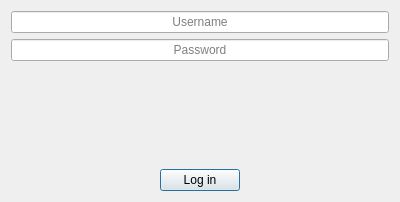
<?xml version="1.0" encoding="UTF-8"?>
<ui version="4.0">
 <class>Dialog</class>
 <widget class="QDialog" name="Dialog">
  <property name="geometry">
   <rect>
    <x>0</x>
    <y>0</y>
    <width>400</width>
    <height>202</height>
   </rect>
  </property>
  <property name="windowTitle">
   <string>Dialog</string>
  </property>
  <layout class="QVBoxLayout" name="verticalLayout">
   <item>
    <widget class="QLineEdit" name="username_input">
     <property name="alignment">
      <set>Qt::AlignCenter</set>
     </property>
     <property name="placeholderText">
      <string>Username</string>
     </property>
    </widget>
   </item>
   <item>
    <widget class="QLineEdit" name="password_input">
     <property name="echoMode">
      <enum>QLineEdit::Password</enum>
     </property>
     <property name="alignment">
      <set>Qt::AlignCenter</set>
     </property>
     <property name="placeholderText">
      <string>Password</string>
     </property>
    </widget>
   </item>
   <item>
    <spacer name="verticalSpacer">
     <property name="orientation">
      <enum>Qt::Vertical</enum>
     </property>
     <property name="sizeHint" stdset="0">
      <size>
       <width>20</width>
       <height>40</height>
      </size>
     </property>
    </spacer>
   </item>
   <item>
    <layout class="QHBoxLayout" name="horizontalLayout">
     <item>
      <widget class="QPushButton" name="login_btn">
       <property name="sizePolicy">
        <sizepolicy hsizetype="Maximum" vsizetype="Fixed">
         <horstretch>0</horstretch>
         <verstretch>0</verstretch>
        </sizepolicy>
       </property>
       <property name="text">
        <string>Log in</string>
       </property>
      </widget>
     </item>
    </layout>
   </item>
  </layout>
 </widget>
 <resources/>
 <connections/>
</ui>
